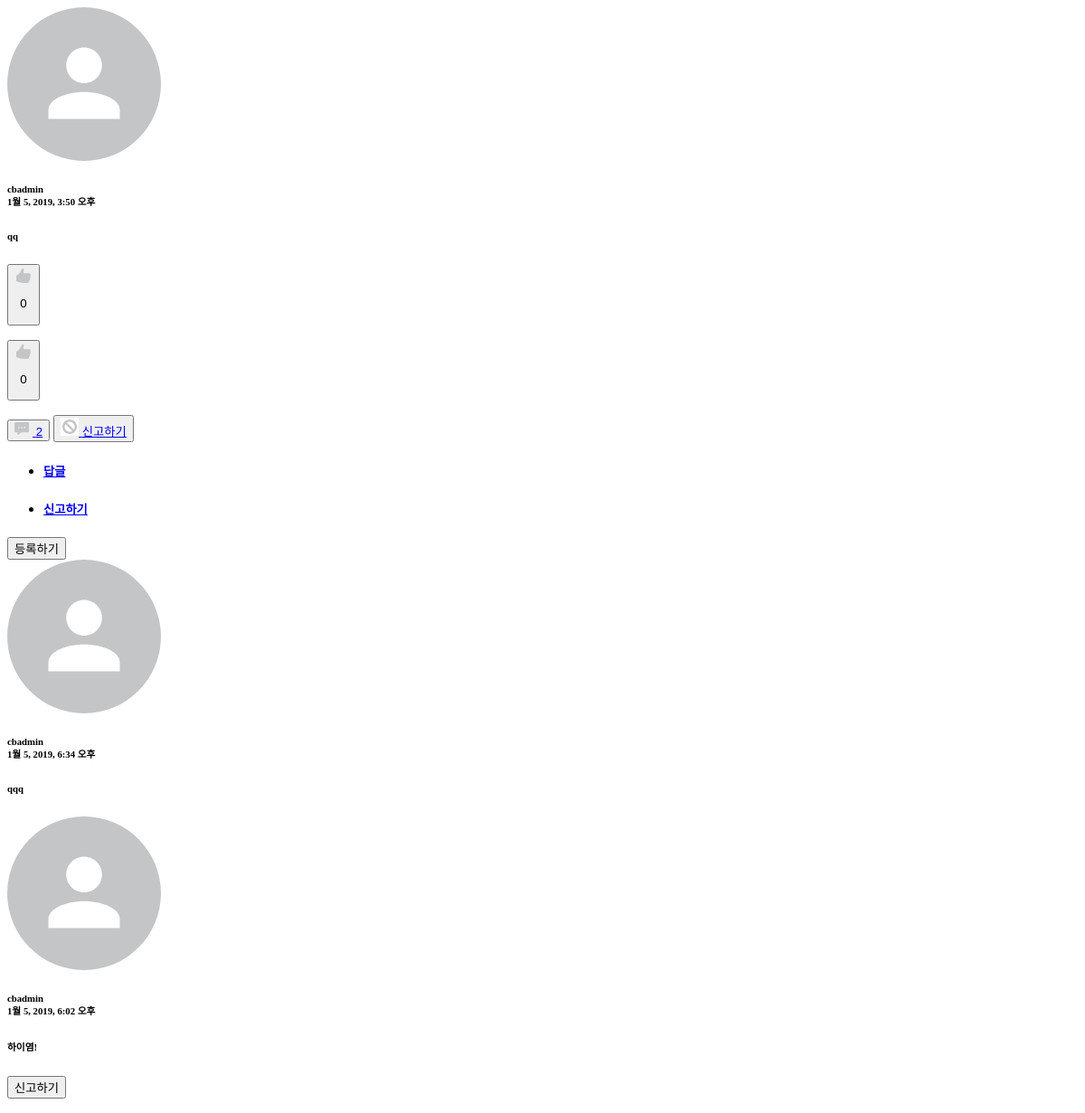
Before: /comment/27/ with the older database file.
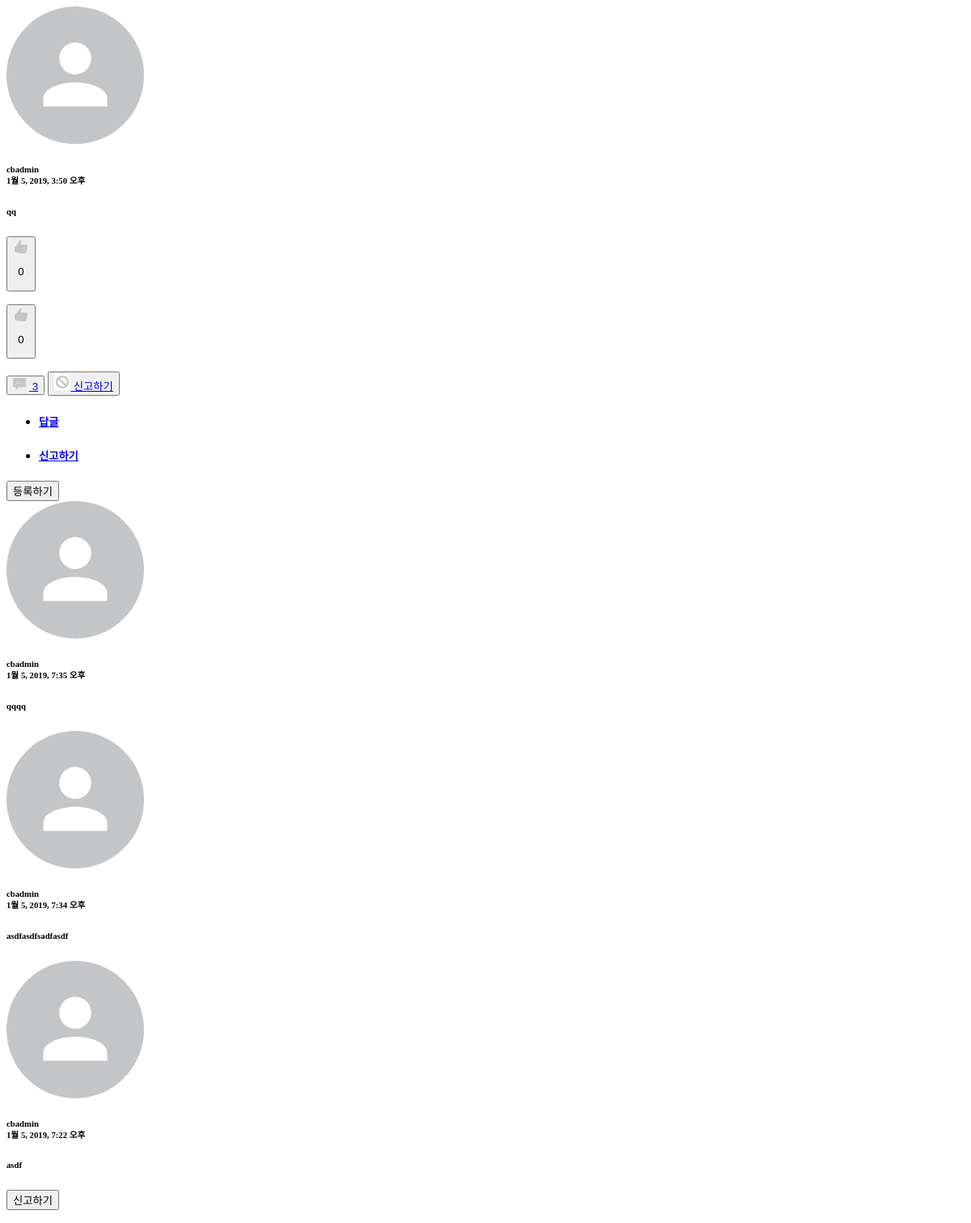
After: the same page with the newer database file.
### comment/models.py (models this page shows, shortened)
class TimeStampedModel(models.Model):
    created_at = models.DateTimeField(auto_now_add=True, null=True)
    updated_at = models.DateTimeField(auto_now=True, null=True)
    class Meta():
        abstract = True

class Comment(TimeStampedModel):
    post = models.ForeignKey(post_models.Post)
    author = models.ForeignKey(settings.AUTH_USER_MODEL)
    content = models.TextField()
    type = models.BooleanField(default=True)

class CommentOnComment(TimeStampedModel):
    comment = models.ForeignKey(Comment, blank=True, null=True, related_name='comment_on_comment')
    author = models.ForeignKey(settings.AUTH_USER_MODEL)
    content = models.TextField()

### member/models.py (models this page shows)
class User(AbstractUser):
    GENDER_MALE = 'm'
    GENDER_FEMALE = 'f'
    GENDER_OTHER = 'o'
    CHOICES_GENDER = (
        (GENDER_MALE, '남성'),
        (GENDER_FEMALE, '여성'),
        (GENDER_OTHER, '기타'),
    )
    profile_image = models.ImageField(default='default/user.png', null=True, upload_to='user')
    bio = models.CharField(max_length=160, null=True)
    gender = models.CharField(max_length=1, choices=CHOICES_GENDER)
    like_posts = models.ManyToManyField('post.Post', blank=True, related_name='like_users')
    like_comments = models.ManyToManyField('comment.Comment', blank=True, related_name='like_comments')
    hate_comments = models.ManyToManyField('comment.Comment', blank=True, related_name='hate_comments')
    objects = UserManager()
    def __str__(self):
        return self.username

### comment/views.py (the view)
# urls.py: url(r'^(?P<comment_pk>\d+)/$', views.comment_detail, name='comment_detail'),
def comment_detail(request, comment_pk):
    comment = get_object_or_404(Comment, pk=comment_pk)
    return render(request, 'include/comment.html', {'comment': comment})

### templates/include/comment.html (shortened to what this page needs)
{% load static %}
<div class="comment-header">
    <div class="header-left">
        <img src="{{ comment.author.profile_image.url }}" />
        <h6>{{ comment.author }}<br><span>{{ comment.created_at }}</span></h6>
    </div>
</div>
<h6 id="content-{{ comment.pk }}" class="comment-content">{{ comment.content|linebreaks }}</h6>
<div class="comment-footer">
    <div class="btn-wrap">
        <div class="like-hate">
            <form action="{% url 'comment:comment_like_toggle' comment_pk=comment.pk %}" method="POST">
                <button>
                    {% if comment in user.like_comments.all %}
                    <img src="{% static '/img/like_hate_fill.png' %}" />
                    <p class="count active"> {{ comment.like_comments.count }}</p>
                    {% else %}
                    <img src="{% static '/img/like_hate_empty.png' %}" />
                    <p class="count"> {{ comment.like_comments.count }}</p>
                    {% endif %}
                </button>
            </form>
        </div>
        <div class="like-hate">
            <form action="{% url 'comment:comment_hate_toggle' comment_pk=comment.pk %}" method="POST">
                <button>
                    {% if comment in user.hate_comments.all %}
                    <img class="hate" src="{% static '/img/like_hate_fill.png' %}" />
                    <p class="count active">{{ comment.hate_comments.count }}</p>
                    {% else %}
                    <img class="hate" src="{% static '/img/like_hate_empty.png' %}" />
                    <p class="count">{{ comment.hate_comments.count }}</p>
                    {% endif %}
                </button>
            </form>
        </div>
    </div>
    <div class="btn-wrap">
        <button>
            <a data-toggle="collapse" href="#action-{{ comment.pk }}">
                <img src="{% static '/img/comment.png' %}" style="margin-right: 4px;" />
                <span class="count">{{ comment.comment_on_comment.count }}</span>
            </a>
        </button>
        <button>
            <a data-toggle="collapse" href="#action-{{ comment.pk }}">
                <img src="{% static '/img/report.png' %}" />
                <span class="count">신고하기</span>
            </a>
        </button>
    </div>
</div>
<div class="comment-action collapse" id="action-{{ comment.pk }}">
    <ul class="nav nav-pills nav-fill">
        <li class="nav-item">
            <a class="tab-link active" href="#coc-{{ comment.pk }}" data-toggle="pill">
                <h5>답글</h5>
            </a>
        </li>
        <li class="nav-item">
            <a class="tab-link" href="#report-{{ comment.pk }}" data-toggle="pill">
                <h5>신고하기</h5>
            </a>
        </li>
    </ul>
    <div class="tab-content">
        <div class="tab-pane fade show active" id="coc-{{ comment.pk }}">
            <div class="coc-form">
                <button class="btn btn-fill coc-create" name="{{ comment.pk }}">등록하기</button>
            </div>
            <div class="coc-list">
                {% for coc in comment.comment_on_comment.all reversed %}
                <div class="coc-item">{% include 'include/coc.html' %}</div>
                {% endfor %}
            </div>
        </div>
        <div class="tab-pane fade" id="report-{{ comment.pk }}">
            <form class="report-form" action="{% url 'comment:comment_report' comment_pk=comment.pk %}" method="POST">
                <div class="form-group">
                    <button class="btn btn-fill" type="submit">신고하기</button>
                </div>
            </form>
        </div>
    </div>
</div>

### templates/include/coc.html (shortened to what this page needs)
{% load static %}
<div class="item-header comment-header">
    <div class="header-left">
        <img src="/media/{{ coc.author.profile_image }}" />
        <h6>{{ coc.author }}<br><span>{{ coc.created_at }}</span></h6>
    </div>
</div>
<h6>{{ coc.content }}</h6>

Changed rows visible on the page:
removed CommentOnComment: author.profile_image (placeholder picture), author "cbadmin", created_at "1월 5, 2019, 6:34 오후", content "qqq"
removed CommentOnComment: author.profile_image (placeholder picture), author "cbadmin", created_at "1월 5, 2019, 6:02 오후", content "하이염!"
computed for Comment "qq": comment_on_comment.count "2" → "3"
added CommentOnComment: author.profile_image (placeholder picture), author "cbadmin", created_at "1월 5, 2019, 7:35 오후", content "qqqq"
added CommentOnComment: author.profile_image (placeholder picture), author "cbadmin", created_at "1월 5, 2019, 7:34 오후", content "asdfasdfsadfasdf"
added CommentOnComment: author.profile_image (placeholder picture), author "cbadmin", created_at "1월 5, 2019, 7:22 오후", content "asdf"
